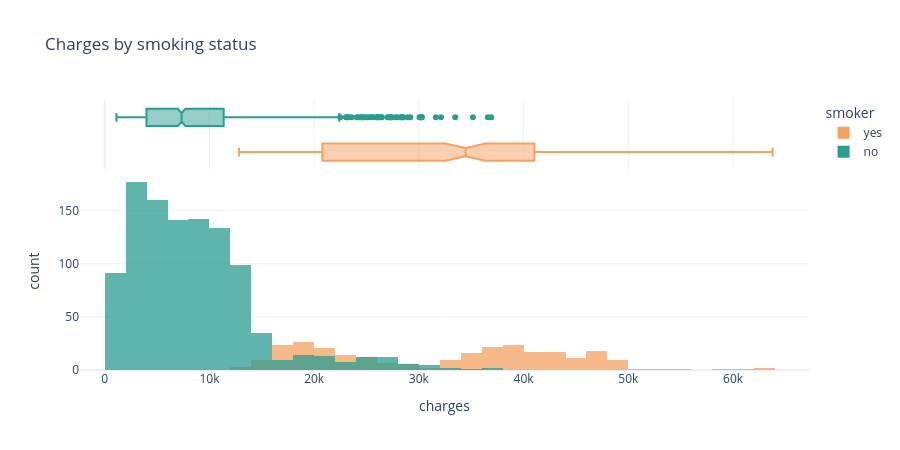

The cell this chart's notebook holds for it:
### Markdown cell above
No missing values and one duplicate row, which was dropped (1,337 rows left). Charges range from ~1,100 to ~63,800, and the mean (13,279) is well above the median (9,386), so the target is right-skewed.

## B2. Exploratory analysis

### Code cell
print(ins.groupby("smoker")["charges"].mean().round(0))
fig = px.histogram(ins, x="charges", color="smoker", nbins=60, barmode="overlay", opacity=0.75, marginal="box",
                   color_discrete_map={"yes": SMOKER, "no": NONSMOKER}, title="Charges by smoking status")
fig.update_layout(height=450)
fig.show()

### Figure 1 — Plotly figure (JSON) as saved in the notebook; plotly's stock layout.template omitted (floating-point values rounded to 4 significant figures; data arrays with more than 128 entries replaced by an {"elided": "..."} marker saying what was removed)
{"data": [{"bingroup": "x", "hovertemplate": "smoker=yes<br>charges=%{x}<br>count=%{y}<extra></extra>", "legendgroup": "yes", "marker": {"color": "#f4a261", "opacity": 0.75, "pattern": {"shape": ""}}, "name": "yes", "nbinsx": 60, "orientation": "v", "showlegend": true, "type": "histogram", "x": {"elided": "274 float values"}, "xaxis": "x", "yaxis": "y"}, {"hovertemplate": "smoker=yes<br>charges=%{x}<extra></extra>", "legendgroup": "yes", "marker": {"color": "#f4a261"}, "name": "yes", "notched": true, "showlegend": false, "type": "box", "x": {"elided": "274 float values"}, "xaxis": "x2", "yaxis": "y2"}, {"bingroup": "x", "hovertemplate": "smoker=no<br>charges=%{x}<br>count=%{y}<extra></extra>", "legendgroup": "no", "marker": {"color": "#2a9d8f", "opacity": 0.75, "pattern": {"shape": ""}}, "name": "no", "nbinsx": 60, "orientation": "v", "showlegend": true, "type": "histogram", "x": {"elided": "1063 float values"}, "xaxis": "x", "yaxis": "y"}, {"hovertemplate": "smoker=no<br>charges=%{x}<extra></extra>", "legendgroup": "no", "marker": {"color": "#2a9d8f"}, "name": "no", "notched": true, "showlegend": false, "type": "box", "x": {"elided": "1063 float values"}, "xaxis": "x2", "yaxis": "y2"}], "layout": {"barmode": "overlay", "height": 450, "legend": {"title": {"text": "smoker"}, "tracegroupgap": 0}, "title": {"text": "Charges by smoking status"}, "xaxis": {"anchor": "y", "domain": [0, 1], "title": {"text": "charges"}}, "xaxis2": {"anchor": "y2", "domain": [0, 1], "matches": "x", "showgrid": true, "showticklabels": false}, "yaxis": {"anchor": "x", "domain": [0, 0.7326], "title": {"text": "count"}}, "yaxis2": {"anchor": "x2", "domain": [0.7426, 1], "matches": "y2", "showgrid": false, "showline": false, "showticklabels": false, "ticks": ""}}}
